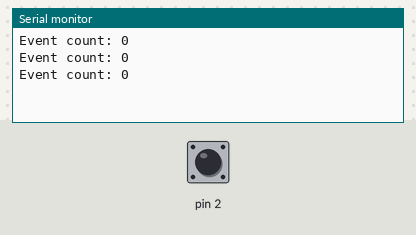
A sketch run on a simulated Arduino Uno, built with avr-gcc and run on an emulated ATmega328P. Parts: the last lines printed to the serial monitor. The test bench sets the inputs (shaded band); at power-on: pin 2 HIGH.

Above: at 1.2 s.
1.3 s: pin 2 pulled LOW for 0.15 s
At 1.9 s:
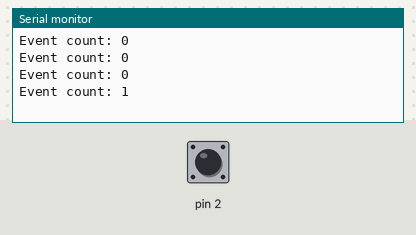
2.9 s: pin 2 pulled LOW for 1 s
At 3.4 s:
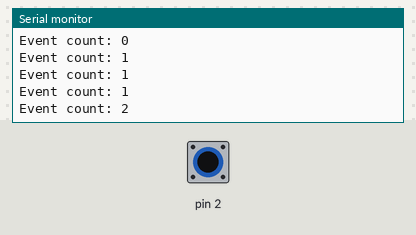
5.4 s: pin 2 pulled LOW for 0.15 s
At 5.9 s:
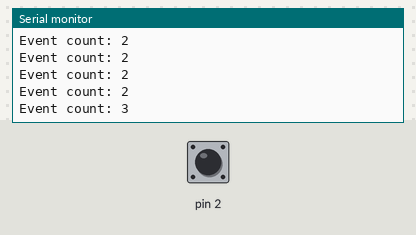
Timing chart, 0 to 8.4 s (numbered marks = the images above; inputs shaded):
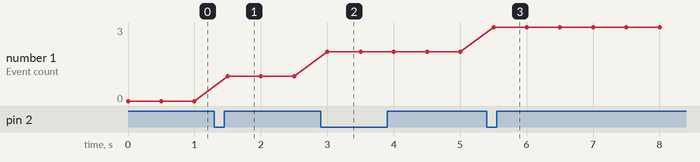

The sketch:

rain_count.ino
```cpp
// Initialize a counter
volatile int eventCounter = 0;

void countEvent() { eventCounter++; }

void setup() {
  Serial.begin(9600);

  pinMode(2, INPUT_PULLUP);
  attachInterrupt(digitalPinToInterrupt(2), countEvent, FALLING);
}

void loop() {
  Serial.print("Event count: ");
  Serial.println(eventCounter);

  delay(500);
}
```

Measured:
- after the input at 1.3 s, the serial monitor: prints a new line after 0.20 s (image 1)
- after the input at 2.9 s, the serial monitor: prints a new line after 0.10 s (image 2)
- after the input at 5.4 s, the serial monitor: prints a new line after 0.10 s (image 3)
- plotted number 1: 0 → 1 after the input at 1.3 s, 1 → 2 after the input at 2.9 s, 2 → 3 after the input at 5.4 s
